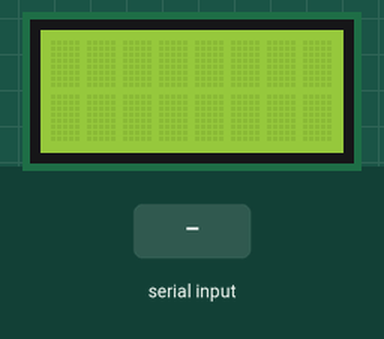
The sketch below on a simulated Arduino Uno, built with avr-gcc and run on an emulated ATmega328P. On the bench: 8×2 character LCD. The inputs (shaded band) are chosen by the test bench.

Above: at 1.2 s.
1.3 s: "1" received over Serial
At 2.6 s:
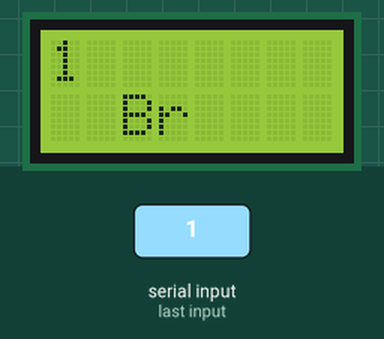
3.8 s: "0" received over Serial
At 5.7 s:
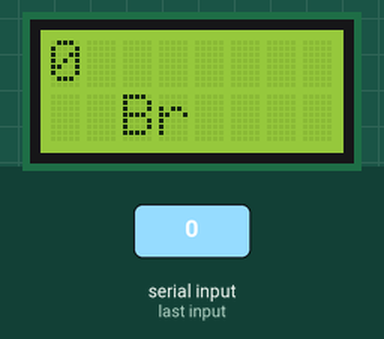
6.3 s: "2" received over Serial
At 7.6 s:
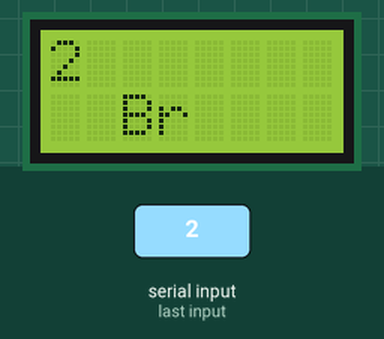
Timing chart, 0 to 9.3 s (numbered marks = the images above; inputs shaded):
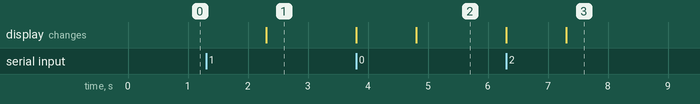

Measured:
- after the input at 1.3 s, the display: changes after 1.0 s (image 1)
- after the input at 3.8 s, the display: first changes at once (image 2 shows a later state)
- after the input at 6.3 s, the display: first changes at once (image 3 shows a later state)

The sketch:

LCD_I2C_Serial.ino
```cpp
#include <Wire.h>
#include <LiquidCrystal_I2C.h>

LiquidCrystal_I2C lcd(0x38,8,2);  // set the LCD address to 0x20 for a 16 chars and 2 line display

void setup()
{
  lcd.init();                      // initialize the lcd
  lcd.backlight();
  lcd.clear();
  Serial.begin(9600);
  lcd.setCursor(0,1);
}

void loop()
{
  if(Serial.available()){
    lcd.clear();
    lcd.print(Serial.readString());
      lcd.setCursor(2,1);
  lcd.print("Br");
  }

}
```
